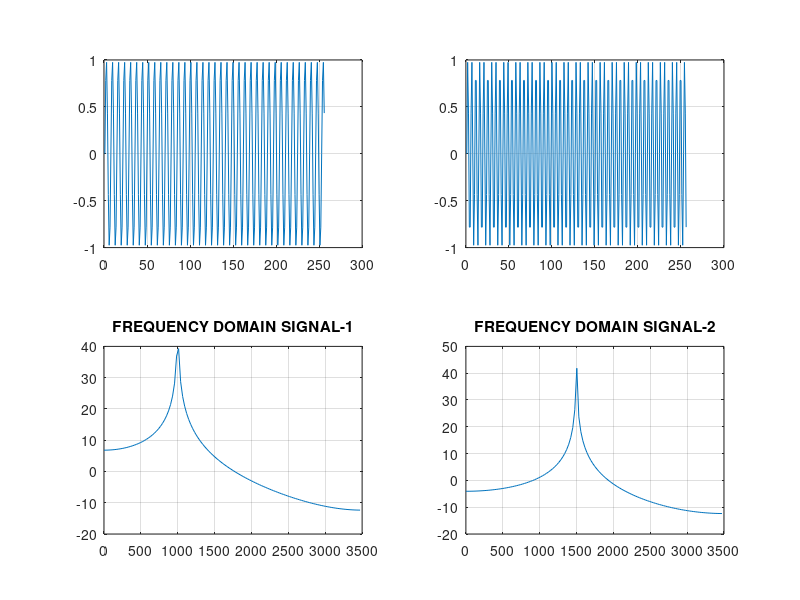

The MATLAB source for this figure:
%Generate 256 samples of a sinusoidal signals of frequency 1KHz and 1.5KHz with a sampling frequency of 7KHz. Plot the signals and its spectrum. Now check that there will have the peak at frequency 1KHz and 1.5 KHz whose magnitude of the sinusoidal components are 40dB and close to 42dB respectively
f1 = 1000;
f2 = 1500;
fs = 7000;
t = 0 : 1/fs :256/fs -(1/fs);
signal_1 = sin(2*pi*f1*t);
signal_2 = sin(2*pi*f2*t);

subplot(2,2,1);
plot(signal_1);
grid on;

subplot(2,2,2);
plot(signal_2);
grid on;

f1 = fft(signal_1);
f2 = fft(signal_2);

fx = 0:(256/2) - 1;% first make a vector for f = 0,1,2,.....(N/2)-1
fx = (fx.*fs)/256;% Now scale it so that it represents frequencies in Hz
fx1 = 20*log10(abs(f1));
fx2 = 20*log10(abs(f2));

subplot(2,2,3);
plot(fx,fx1(1:128));
title('FREQUENCY DOMAIN SIGNAL-1');
grid on;

subplot(2,2,4);
plot(fx,fx2(1:128));
title('FREQUENCY DOMAIN SIGNAL-2');
grid on;

